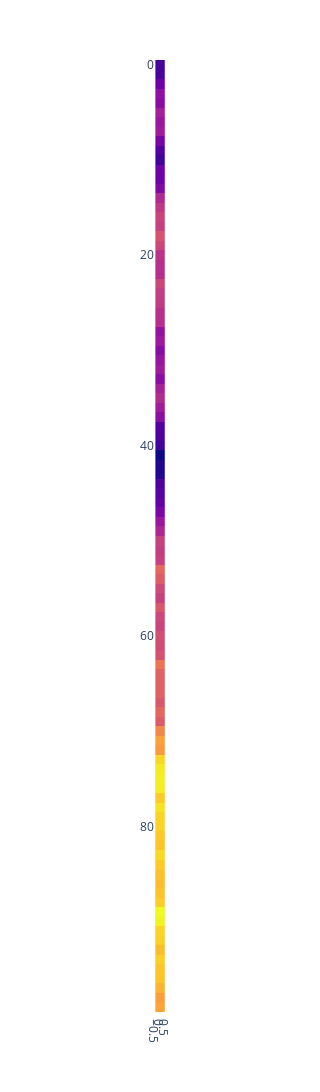

The code cell stored with this chart in its notebook:
### Code cell
ds.show_random()  # only plotly

### Figure 1 — Plotly figure (JSON) as saved in the notebook; plotly's stock layout.template omitted (floating-point values rounded to 4 significant figures)
{"data": [{"coloraxis": "coloraxis", "hovertemplate": "x: %{x}<br>y: %{y}<br>color: %{z}<extra></extra>", "name": "0", "type": "heatmap", "xaxis": "x", "yaxis": "y", "z": [[0.1154], [0.1189], [0.2033], [0.3017], [0.2844], [0.3633], [0.3299], [0.3457], [0.2399], [0.1426], [0.09997], [0.2142], [0.2048], [0.2583], [0.3986], [0.449], [0.4901], [0.4747], [0.5418], [0.5003], [0.429], [0.4184], [0.413], [0.4985], [0.4637], [0.4599], [0.416], [0.4195], [0.3098], [0.3369], [0.2803], [0.322], [0.346], [0.2876], [0.3655], [0.4041], [0.3495], [0.2911], [0.1411], [0.1313], [0.1039], [0], [0.0322], [0.04093], [0.1313], [0.1531], [0.1781], [0.2466], [0.3275], [0.3881], [0.4835], [0.4682], [0.4801], [0.6141], [0.5744], [0.513], [0.483], [0.5557], [0.5041], [0.4904], [0.5282], [0.5195], [0.5371], [0.6573], [0.5944], [0.594], [0.5902], [0.5573], [0.6072], [0.5713], [0.7087], [0.7795], [0.7619], [0.9214], [0.967], [0.9773], [0.9716], [0.8896], [0.9502], [0.9134], [0.907], [0.887], [0.8787], [0.9242], [0.8877], [0.8656], [0.8541], [0.8696], [0.8928], [1], [0.9852], [0.9144], [0.9003], [0.8562], [0.8993], [0.8761], [0.8759], [0.8299], [0.7783], [0.7921]]}], "layout": {"coloraxis": {"colorscale": [[0, "#0d0887"], [0.1111, "#46039f"], [0.2222, "#7201a8"], [0.3333, "#9c179e"], [0.4444, "#bd3786"], [0.5556, "#d8576b"], [0.6667, "#ed7953"], [0.7778, "#fb9f3a"], [0.8889, "#fdca26"], [1, "#f0f921"]], "showscale": false}, "height": 3000, "margin": {"t": 60}, "width": 300, "xaxis": {"anchor": "y", "constrain": "domain", "domain": [0, 1], "scaleanchor": "y"}, "yaxis": {"anchor": "x", "autorange": "reversed", "constrain": "domain", "domain": [0, 1]}}}
